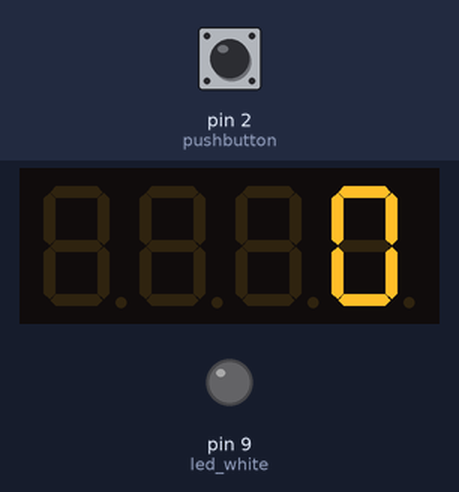
Recording of a sketch running on a simulated Arduino Uno, built with avr-gcc and run on an emulated ATmega328P. Shown: 4-digit seven-segment display, output pins drawn as LEDs (lit = HIGH). The test bench sets the inputs (shaded band); at power-on: pin 2 (pushbutton) LOW.

Above: at 1.2 s.
1.3 s: pin 2 (pushbutton) pulled HIGH for 0.15 s
At 3.1 s:
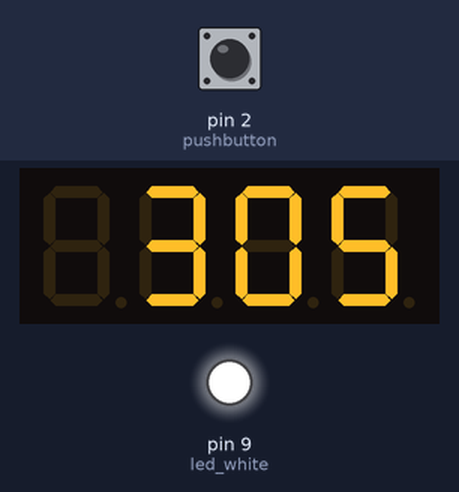
Timing chart, 0 to 4.6 s (numbered marks = the images above; inputs shaded):
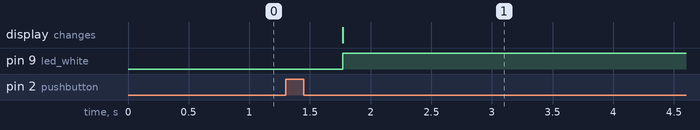

Measured:
- after the input at 1.3 s, pin 9 (led_white): LOW → HIGH after 0.47 s; the display: changes after 0.47 s (image 1)

The sketch:

Sentinel3DP.ino
```cpp
#include <TM1637Display.h>
#include <RCSwitch.h>

const int led_white = 9;
const int clk_pin = 5;
const int dio_pin = 6;
const int poti = A4;
const int pushbutton = 2;

volatile float last_timestamp = 0;
volatile int TimeTarget = 0;

TM1637Display display(clk_pin, dio_pin);
RCSwitch mySwitch = RCSwitch();

void setup()
{
    pinMode(led_white, OUTPUT);
    pinMode(poti, INPUT);
    display.setBrightness(15);
    Serial.begin(9600);
    mySwitch.enableTransmit(7);
    mySwitch.setProtocol(1);
    mySwitch.setPulseLength(190);
    mySwitch.setRepeatTransmit(6);
    attachInterrupt(digitalPinToInterrupt(pushbutton), check_timestamp, RISING);
}

void loop()
{
    long counter_time = millis()/60000 - last_timestamp;
    int time2off = TimeTarget - counter_time;
    display.showNumberDec(time2off, false);

    if (time2off == 0 )
    {
        mySwitch.send(87500, 24);
    }

    (time2off > 0) ? digitalWrite(led_white, HIGH): digitalWrite(led_white, LOW);
}

void check_timestamp()
{
    last_timestamp = millis()/60000;
    TimeTarget = map(analogRead(poti),0,1023, 10, 600);
    mySwitch.send(87491, 24); // to be taken out later
}
```
